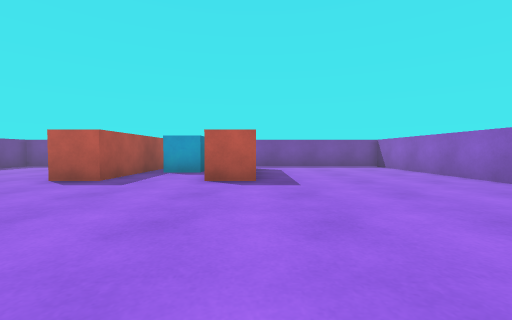
view 1 (above)

15 first-person views from a walk through a Unity game level. The camera is 0.58 m above the floor, tilts 2° down and sees 90° across. The floor is counted in squares, 1 m on a side. Each view is taken from the middle of a square. On the plan, view 1 faces up. The plan holds only what a view shows up to about 9 squares ahead; the rest is blank. The player character is not drawn.

view 2
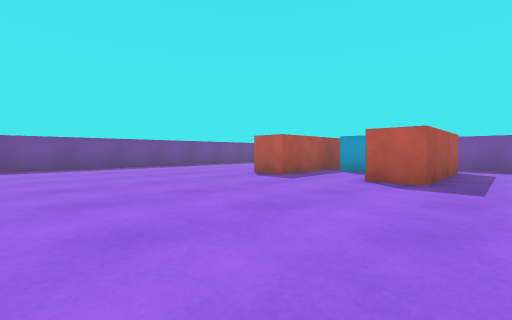

view 3
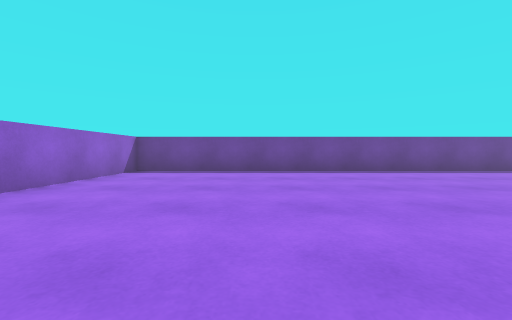

view 4
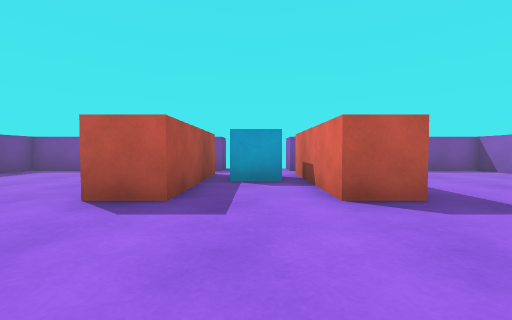

view 5
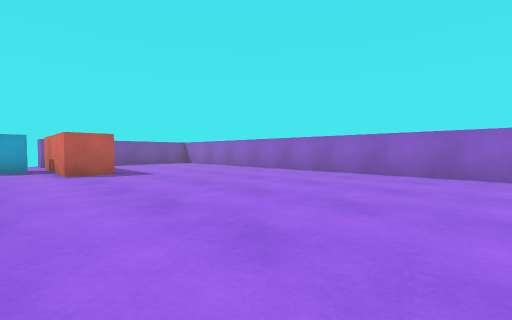

view 6
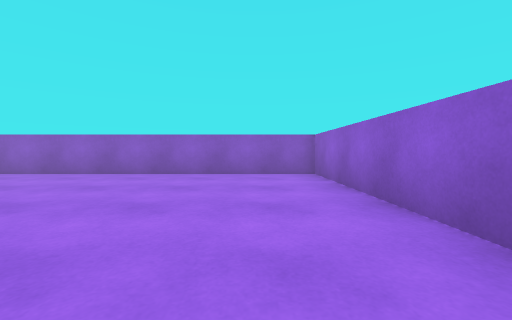

view 7
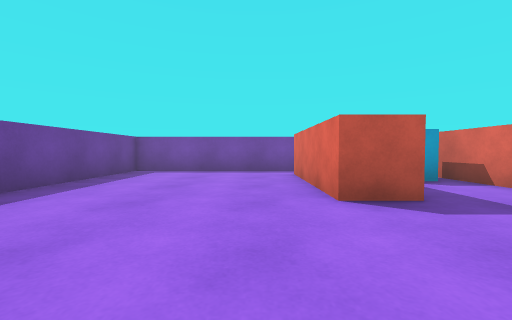

view 8
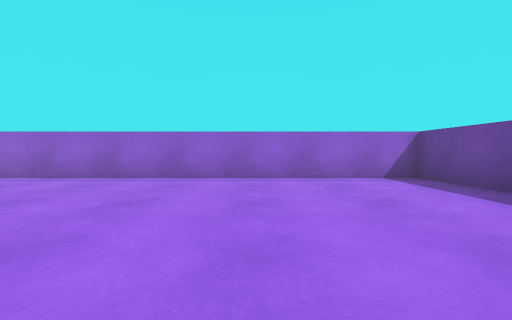

view 9
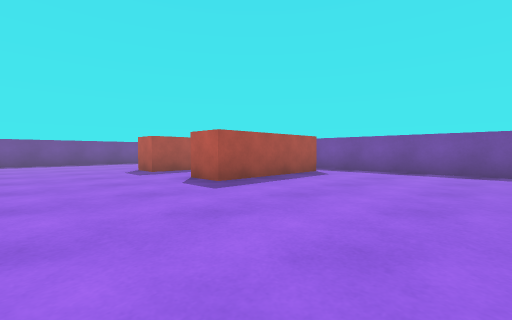

view 10
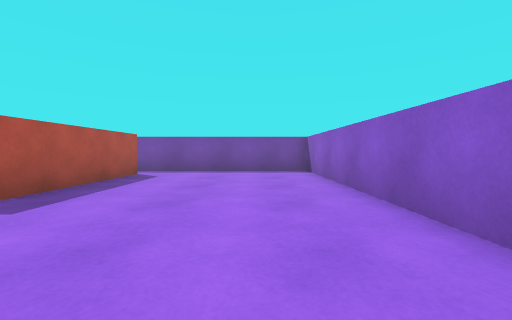

view 11
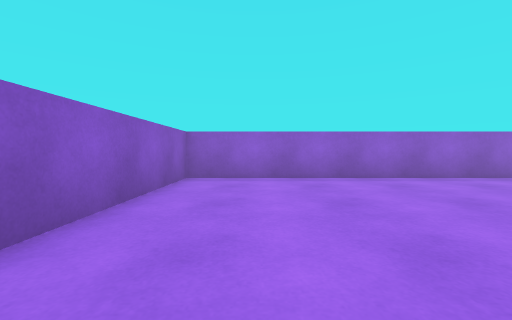

view 12
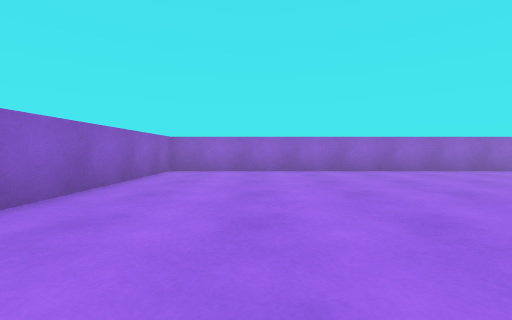

view 13
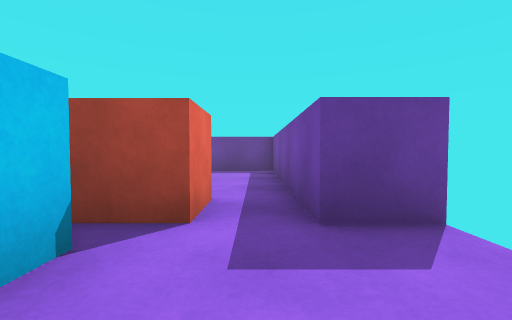

view 14
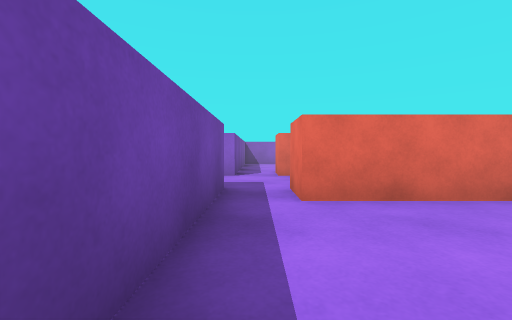

view 15
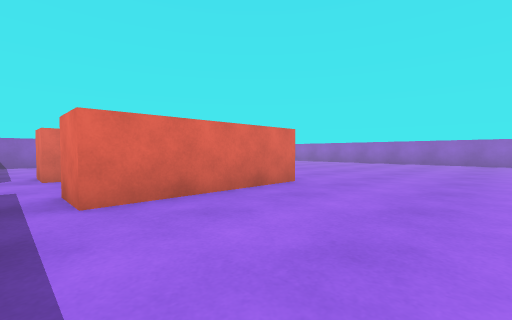

### Floor plan
Points are (right, up) in squares from view 1. A wall is a line through its corners. A room is listed if a view was taken in it or the views show most of it. See-through windows are left out.
Room 1 (views 1, 2, 3, 4, 5, 6, 7, 8, 9, 10, 11, 12, 13, 14, 15)
walls: (-3, 5) (-4, 5) (-4, 8.5) (-3, 8.5) (-3, 5); (-1, 5) (-1, 8.5) (0, 8.5) (0, 5) (-1, 5); (-3, 10.6) (-3, 9.5) (-8.5, 9.5) (-8.5, -3.5) (4.5, -3.5) (4.5, 9.5) (-1, 9.5) (-1, 10.5)
objects: cube (-2, 7) to (-2, 8)

Where each view was taken, in squares from view 1:
view 1: 0 up, 0 right, facing up
view 2: 0 up, 1 right, facing up-left
view 3: 0 up, 1 left, facing left
view 4: 2 up, 2 left, facing up
view 5: 2 down, 2 left, facing up-right
view 6: 2 down, 2 left, facing right
view 7: 2 up, 5 left, facing up
view 8: 2 up, 5 left, facing down
view 9: 2 up, 4 right, facing up-left
view 10: 2 up, 3 right, facing up
view 11: 2 up, 3 right, facing down
view 12: 4 up, 2 right, facing down
view 13: 9 up, 1 left, facing left
view 14: 9 up, 7 left, facing right
view 15: 9 up, 7 left, facing down-right
